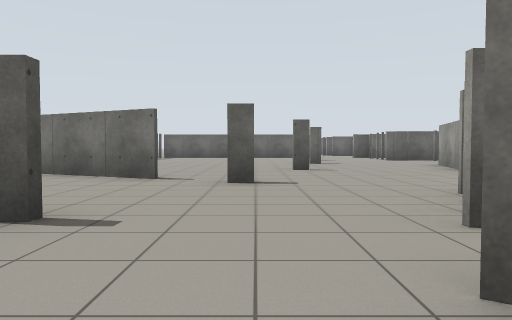
[1] (above)

16 first-person views from a walk through a world built for the Gazebo simulator. The camera is 0.94 m above the floor, tilts 2° down and sees 70° across. The floor is counted in squares, 2 m on a side. Each view is taken from the middle of a square. On the plan, view 1 faces up. The plan holds only what a view shows up to about 9 squares ahead; the rest is blank.

[2]
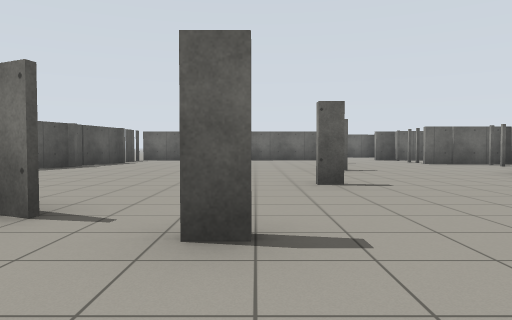

[3]
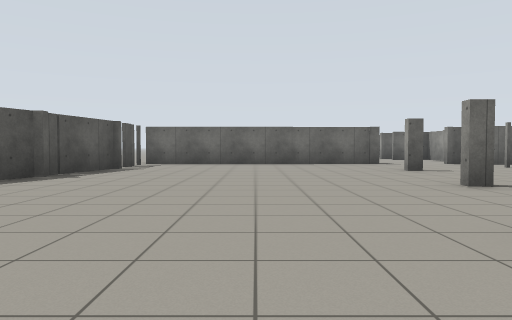

[4]
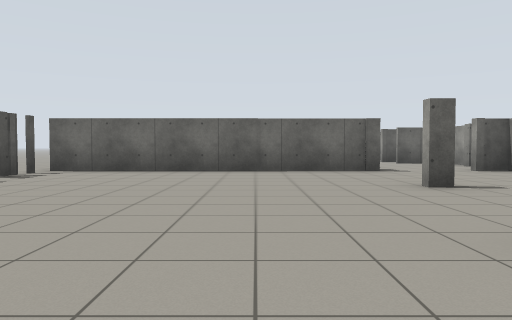

[5]
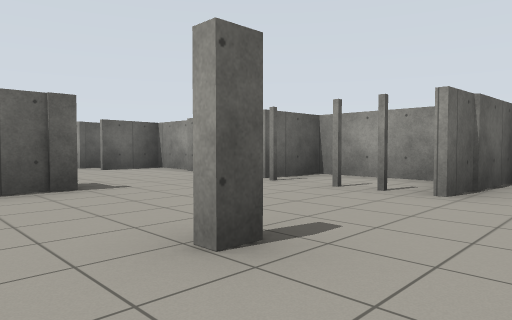

[6]
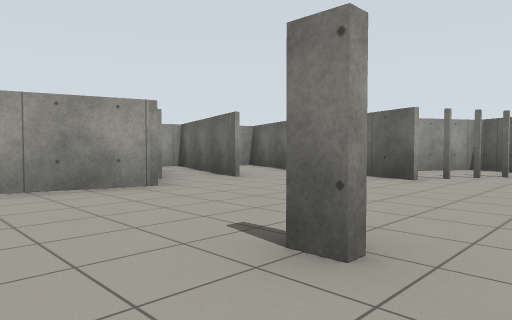

[7]
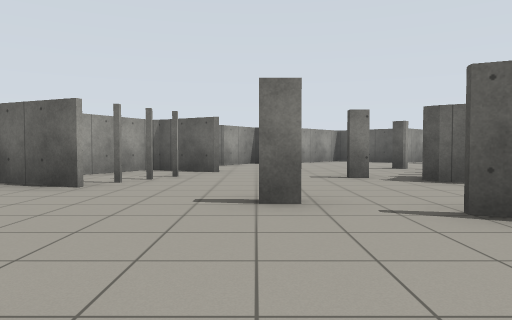

[8]
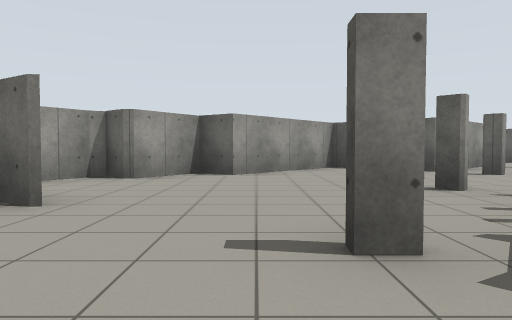

[9]
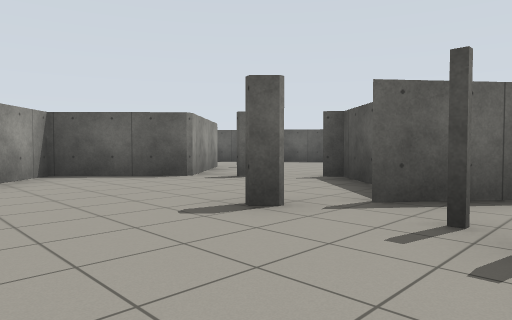

[10]
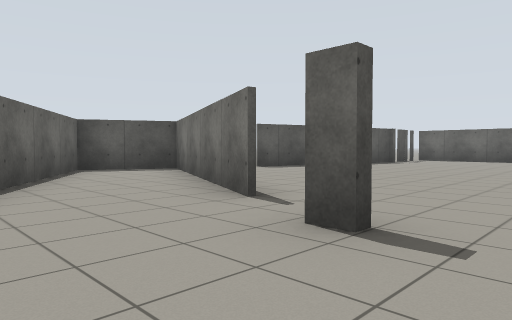

[11]
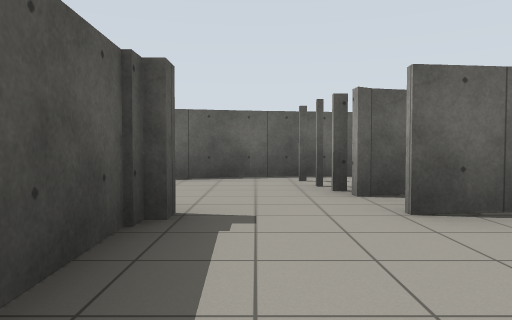

[12]
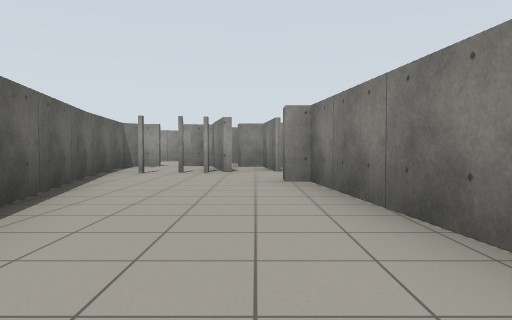

[13]
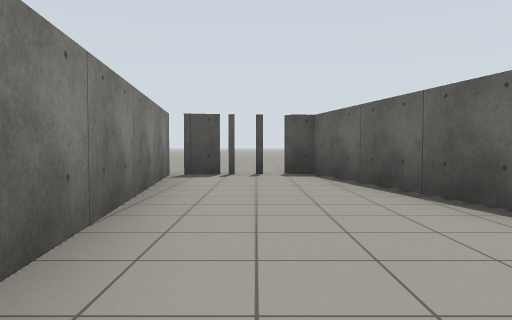

[14]
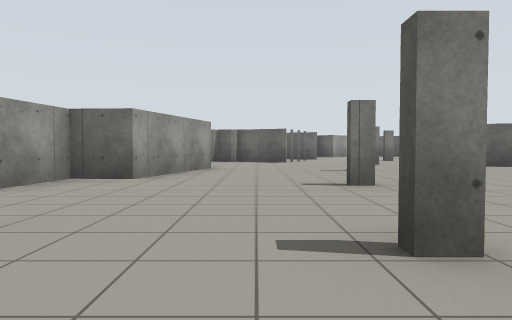

[15]
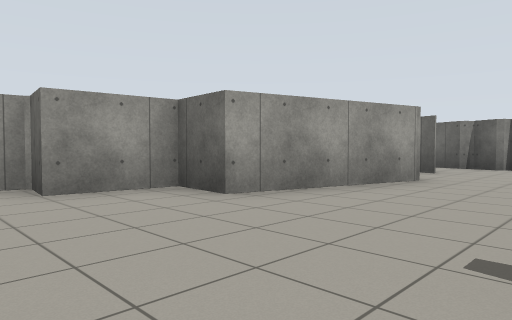

[16]
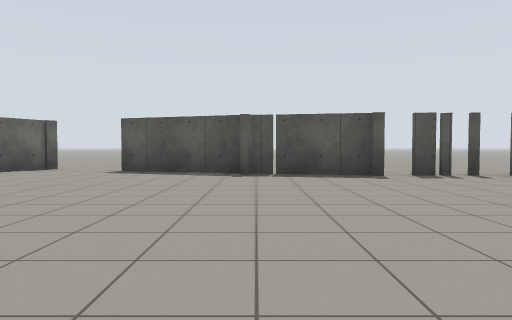

### Floor plan
Key: @ floor where view 1 was taken; # wall or solid block; x gap in a wall; . floor.
Columns run from 7 left of view 1 to 8 right of it. Each row starts with its distance up from view 1.
 23          #####
 22      #####...#
 21    ## .....###
 20  ..........###
 19  ..#######...#
 18 ...      #...#
 17 ...      #...#
 16  ..#######..##
 15  ..x.........#
 14   .x........##
 13    #.....#..###
 12   ##.........#
 11   #..........#
 10   #......#..##
  9 ............#
  8 ........#..##
  7  ###.......##
  6  #.###......#
  5  ##....#....##
  4   ##.........###
  3   ####...#####
  2   # ##....#  #
  1    ##...###
  0  ####..@.#
 -1  #.......#
 -2  ##....###
 -3   ##.###
 -4  #####
 -5  #

Positions as (right, up) in squares from view 1, and headings:
1: (0, 0), facing up
2: (0, 3), facing up
3: (-1, 6), facing up
4: (0, 9), facing up
5: (1, 12), facing up-right
6: (0, 9), facing down-right
7: (0, 8), facing down
8: (-1, 4), facing down
9: (-1, 2), facing down-left
10: (1, 3), facing up-left
11: (3, 17), facing up
12: (-3, 20), facing right
13: (2, 20), facing left
14: (3, 15), facing down
15: (2, 12), facing down-right
16: (2, 12), facing left
